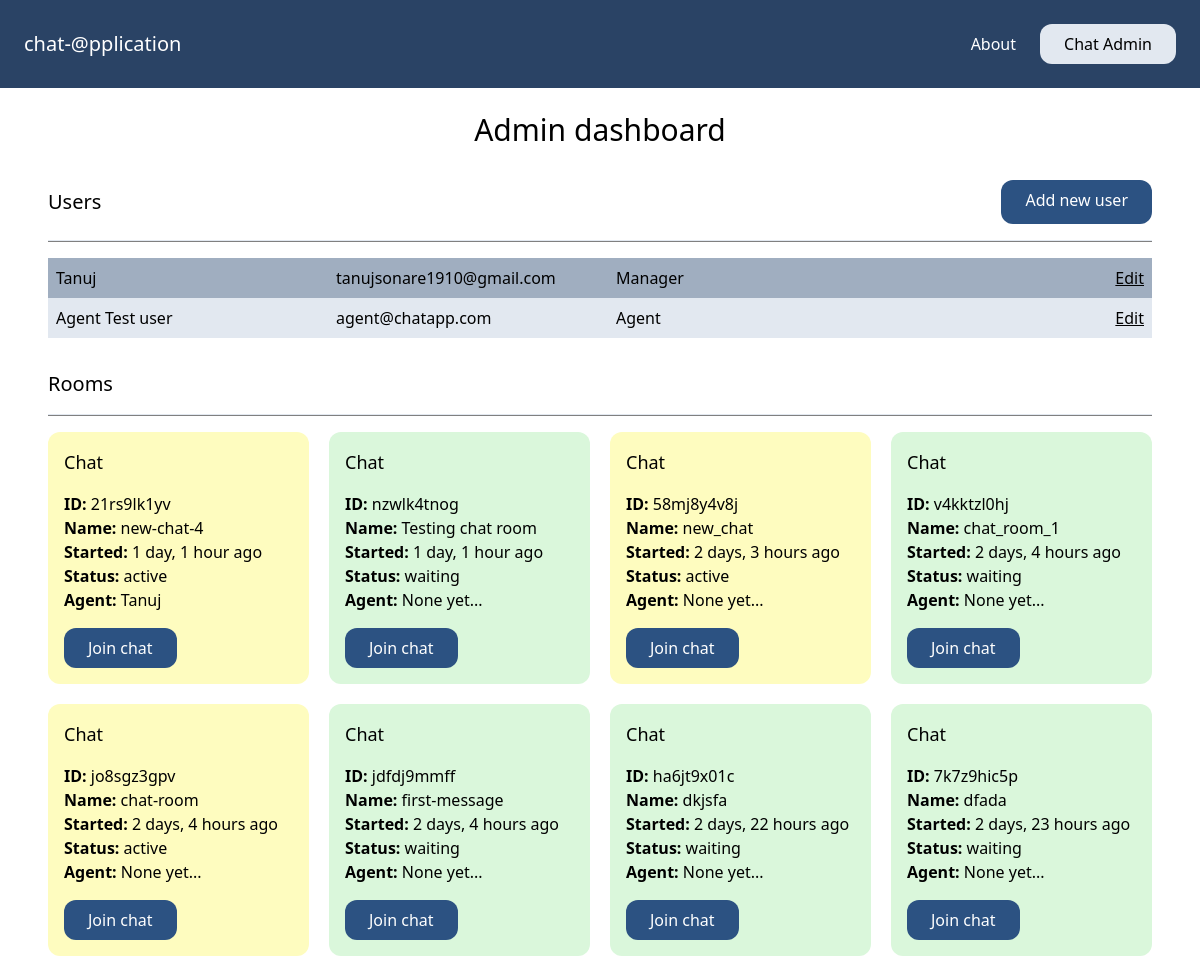
/admin-dashboard (signed in, upper part), run on an earlier commit of the app's database.
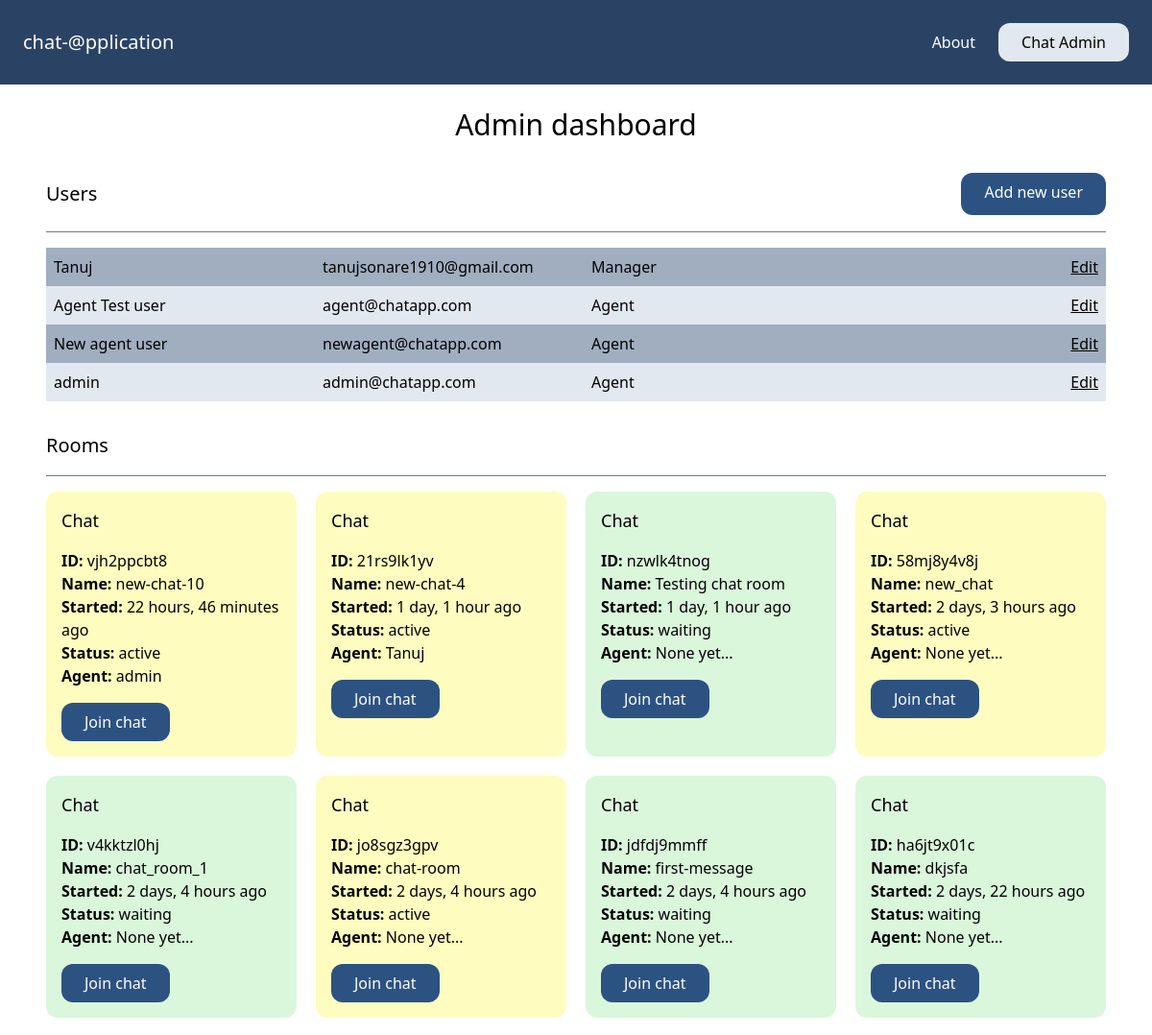
And on a later commit of the database.
### account/models.py (models this page shows)
class User(AbstractBaseUser, PermissionsMixin):
    AGENT = 'agent'
    MANAGER = 'manager'
    ROLES_CHOICES = (
        (AGENT, 'Agent'),
        (MANAGER, 'Manager'),
    )
    id = models.UUIDField(primary_key=True, default=uuid.uuid4, editable=False)
    email = models.EmailField(unique=True)
    name = models.CharField(max_length=255, blank=True, default='')
    role = models.CharField(max_length=20, choices=ROLES_CHOICES, default=AGENT)
    is_active = models.BooleanField(default=True)
    is_superuser = models.BooleanField(default=False)
    is_staff = models.BooleanField(default=False)
    date_joined = models.DateTimeField(default=timezone.now)
    last_login = models.DateTimeField(blank=True, null=True)
    objects = CustomUserManager()
    USERNAME_FIELD = 'email'
    EMAIL_FIELD = 'email'
    REQUIRED_FIELDS = ['name']

### chat/models.py (models this page shows, shortened)
class Room(models.Model):
    WAITING = "waiting"
    ACTIVE = "active"
    CLOSED = "closed"
    CHOICES_STATUS = (
        (WAITING, "waiting"),
        (ACTIVE, "active"),
        (CLOSED, "closed"),
    )
    uuid = models.CharField(max_length=255)
    client = models.CharField(max_length=255)
    agent = models.ForeignKey(User, null=True, blank=True, related_name="rooms", on_delete=models.CASCADE)
    messages = models.ManyToManyField(Message, blank=True)
    url = models.CharField(max_length=255, blank=True, null=True)
    status = models.CharField(max_length=20, choices=CHOICES_STATUS, default=WAITING)
    created_at = models.DateTimeField(auto_now_add=True)
    class Meta:
        ordering = ("-created_at",)

### chat/views.py (the view)
# urls.py: path("admin-dashboard", views.admin_dashboard, name="admin_dashboard"),
@login_required
def admin_dashboard(request):
    try:
        if request.user.groups.first().name == "Manager":
            rooms = Room.objects.all()
            staff_users = User.objects.filter(is_staff=True)
            return render(request, "chat/admin_dashboard.html",{
                "rooms": rooms,
                "staff_users": staff_users
            })
        elif request.user.groups.first().name == "agents":
            rooms = Room.objects.all()
            return render(request, "chat/admin_dashboard.html",{
                "rooms": rooms
            })
    except:
        raise PermissionDenied

### chat/templates/chat/admin_dashboard.html
{% extends "core/base.html" %}
{% load static %}
{% block content %}
    <div >
        {% if request.user.groups.all.first.name == "Manager" %}
            <h1 class="text-3xl text-center">Admin dashboard</h1>
            <div class="mt-8">
                <div class="flex justify-between">
                    <h2 class="text-xl py-2">Users</h2>
                    <a href="#" class="inline-block py-2 px-6 bg-blue-800 text-white rounded-xl">Add new user</a>
                </div>
                <hr class="my-4">
                <div class="mt-4">
                    {% for user in staff_users %}
                    <div class="grid grid-cols-4 gap-4 py-2 {% cycle 'bg-gray-500' 'bg-gray-300' %}">
                        <p class="px-2">{{user.name}}</p>
                        <p class="px-2">{{user.email}}</p>
                        <p class="px-2">{{user.get_role_display}}</p>
                        <p class="px-2 text-right">
                            <a href="" class="underline">Edit</a>
                        </p>
                    </div>
                    {% endfor %}
                </div>
            </div>
        {% else %}
            <h1 class="text-3xl text-center">Agents dashboard</h1>
        {% endif %}
        <div class="mt-8">
            <h1 class="text-xl mt-5">Rooms</h1>
            <hr class="my-4">
            <div class="grid grid-cols-4 gap-5">
                {% for room in rooms %}
                <div class="p-4 rounded-xl {% if room.status == 'waiting' %}card-waiting{% elif room.status == 'active' %}bg-yellow-200{% else %}bg-red-300{% endif %}">
                    <h3 class="mb-4 text-lg">Chat</h3>
                    <p>
                        <b>ID: </b>{{room.uuid}} <br>
                        <b>Name: </b>{{room.client}} <br>
                        <b>Started: </b>{{room.created_at|timesince}} ago<br>
                        <b>Status: </b>{{room.status}} <br>
                        <b>Agent: </b>{% firstof room.agent.name 'None yet...' %} <br>
                    </p>
                    <a href="{% url 'chat:room_details' room.uuid %}" class="mt-4 inline-block py-2 px-6 bg-blue-800 text-white rounded-xl">Join chat</a>
                </div>
                {% endfor %}
            </div>
        </div>
    </div>
{% endblock content %}

What changed in the data, as far as the page shows it:
no longer on this page (row unchanged): Room: uuid "7k7z9hic5p", client "dfada", created_at "2 days, 23 hours", status "waiting", agent "None yet..."
added User: name "New agent user", email "newagent@chatapp.com", role "Agent"
added User: name "admin", email "admin@chatapp.com", role "Agent"
added Room: uuid "vjh2ppcbt8", client "new-chat-10", created_at "22 hours, 46 minutes", status "active", agent.name "admin"
